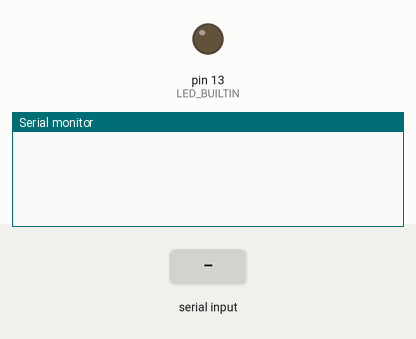
This sketch was run on a simulated Arduino Uno, built with avr-gcc and run on an emulated ATmega328P. Shown: output pins drawn as LEDs (lit = HIGH), the last lines printed to the serial monitor. Inputs (shaded band) come from the test bench.

Above: at 1.2 s.
1.3 s: "0\n" received over Serial
At 1.9 s:
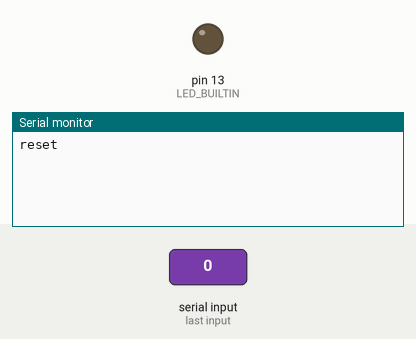
2.8 s: "4\n" received over Serial
At 4.2 s:
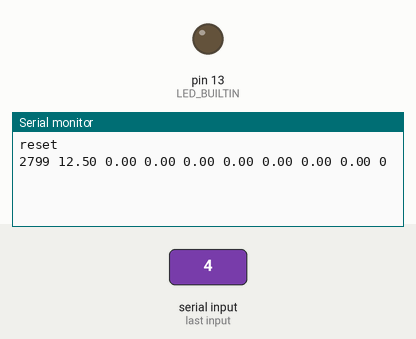

Measured:
- after the input at 1.3 s, the serial monitor: prints a new line at once (image 1)
- after the input at 2.8 s, the serial monitor: prints a new line at once (image 2)

The sketch:

serial_test.ino
```cpp
float X, Y, theta;
float now_angle[4] = {0};
int encoder;

void setup() {
  pinMode(LED_BUILTIN, OUTPUT);
  Serial.begin(115200);
  while (!Serial) {}
}

void loop() {
  Serial_rw();
}

void Serial_rw(){
  if (Serial.available() > 0) {
    String str = Serial.readStringUntil('\n');
    if(str != ""){
      char* c_str = str.c_str();
      int msg_type = atoi( strtok(c_str, " ") );
      int control_type = 0;
      switch (msg_type){
        case 0:
          Serial.println("reset");
        case 1: //Control pose
          control_type = atoi( strtok(NULL, " ") );
          X = atof( strtok(NULL, " ") );
          Y = atof( strtok(NULL, " ") );
          theta = atof(strtok(NULL, " "));
          break;
        case 2: //Control arm
          control_type = atoi( strtok(NULL, " ") );
          for(int i=0; i<4; i++)
            now_angle[i] = atof(strtok(NULL, " "));
          break;
        case 3: //Control slide
          control_type = atoi( strtok(NULL, " ") );
          encoder = atoi(strtok(NULL, " "));
          break;
        case 4:
          printInfo();
          break;
        default:
          break;
      }
    }
  }
}

void printInfo(){
    Serial.print(millis());
    Serial.print(" ");
    Serial.print(12.5);
    Serial.print(" ");
    Serial.print(X);
    Serial.print(" ");
    Serial.print(Y);
    Serial.print(" ");
    Serial.print(theta);
    Serial.print(" ");
    Serial.print(now_angle[0]);
    Serial.print(" ");
    Serial.print(now_angle[1]);
    Serial.print(" ");
    Serial.print(now_angle[2]);
    Serial.print(" ");
    Serial.print(now_angle[3]);
    Serial.print(" ");
    Serial.print(encoder);
    Serial.print("\n");

}
```
